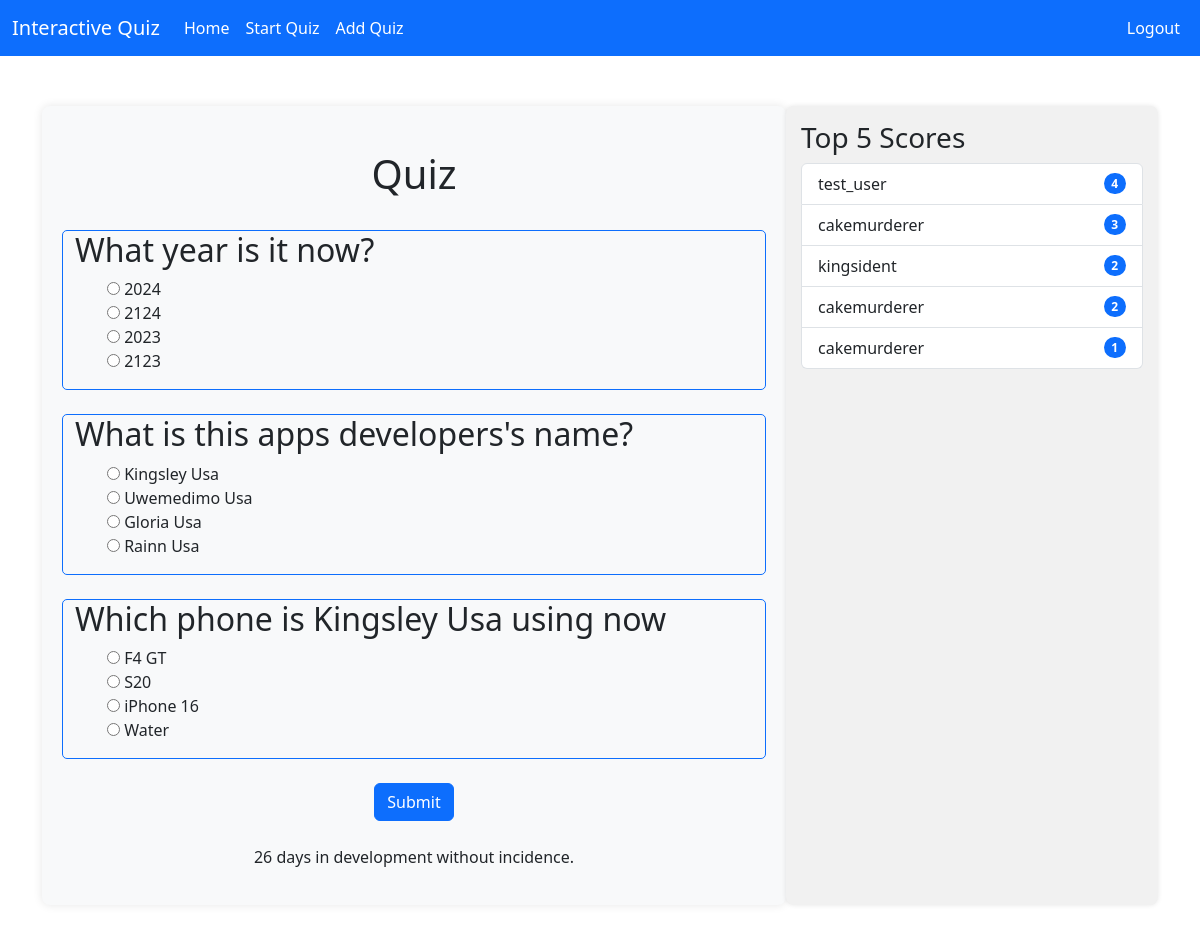
The app's page /start_quiz (signed in) with its own data.
### quiz/models.py (models this page shows, shortened)
class Quiz(models.Model):
    question = models.CharField(max_length=200, unique=True)
    answer = models.CharField(max_length=200)
    topic = models.CharField(max_length=200, blank=True)
    difficulty = models.CharField(max_length=200)
    added_by = models.ForeignKey(User, blank=True, on_delete=models.SET_NULL, null=True)

class Option(models.Model):
    option_text = models.CharField(max_length=200)
    quiz = models.ForeignKey(Quiz, related_name='options', on_delete=models.CASCADE)

class Score(models.Model):
    score = models.IntegerField()
    user = models.ForeignKey(User, related_name='scores', on_delete=models.CASCADE)

class User(AbstractUser):
    def __str__(self):
        return f"{self.first_name} {self.last_name}"

### quiz/views.py (the view, shortened to what this page needs)
# urls.py: path('start_quiz', views.start_quiz, name="start-quiz"),
def start_quiz(request):
    quiz_list = random.sample(list(Quiz.objects.all()), 3)
    return render(request, 'quiz/quiz.html', {
        "quiz_list": quiz_list
    })

### quiz/context_processors.py (called while the page is built)
def days_developed(request):
    startDevDate = datetime(2024, 8, 22)
    todaysDate = datetime.now()
    daysDeveloped = (todaysDate - startDevDate).days
    days = "days"
    if daysDeveloped <= 1:
        days = "day"
    return {
        "daysDeveloped": daysDeveloped,
        "days": days,
    }

def top_five_scores(request):
    score_list = Score.objects.all().order_by('-score')[:5]
    return {
        "score_list": score_list
    }

### quiz/templates/quiz/quiz.html (shortened to what this page needs)
{% extends 'quiz/base.html' %}
{% block content %}
<center>
<h1>Quiz</h1>
<br/>
</center>
<form action="{% url 'start-quiz' %}" method="post">
        {% for quiz in quiz_list %}
            {% include 'quiz/question.html' %}
        {% endfor %}
        <center>
        <button type="submit" class="btn btn-primary">Submit</button>
        </center>
</form>
{% endblock %}

### quiz/templates/quiz/question.html (shortened to what this page needs)
<div class="container-sm quiz-container">
    <h2>{{ quiz.question }}</h2>
    <ul>
        {% for option in quiz.options.all %}
            <input type="radio" id="{{ option.id }}" name="option_{{ quiz.id }}" value="{{ option.id }}">
            <label for="{{ option.id }}">{{ option.option_text }}</label><br>
        {% endfor %}
    </ul>
</div>
<br/>

### quiz/templates/quiz/sidebar.html
<h3>Top 5 Scores</h3>
    <ul class="list-group">
        {% for score in score_list %}
            <li class="list-group-item d-flex justify-content-between align-items-center">
            {{ score.user.username }}
            <span class="badge text-bg-primary rounded-pill">{{ score.score }}</span>
            </li>
        {% endfor %}
    </ul>

### quiz/templates/quiz/question.html (style rules this page uses)
.quiz-container { border: 1px solid #0d6efd; box-sizing: border-box; width: 100%; border-radius: 5px; }

### records on screen
Quiz: question "What year is it now?"
Option: option_text "2024"
Option: option_text "2124"
Option: option_text "2023"
Option: option_text "2123"
Quiz: question "What is this apps developers's name?"
Option: option_text "Kingsley Usa"
Option: option_text "Uwemedimo Usa"
Option: option_text "Gloria Usa"
Option: option_text "Rainn Usa"
Quiz: question "Which phone is Kingsley Usa using now"
Option: option_text "F4 GT"
Option: option_text "S20"
Option: option_text "iPhone 16"
Option: option_text "Water"
Score: user.username "test_user", score "4"
Score: user.username "cakemurderer", score "3"
Score: user.username "kingsident", score "2"
Score: user.username "cakemurderer", score "2"
Score: user.username "cakemurderer", score "1"

### other values on screen
{{ days }} "days"
